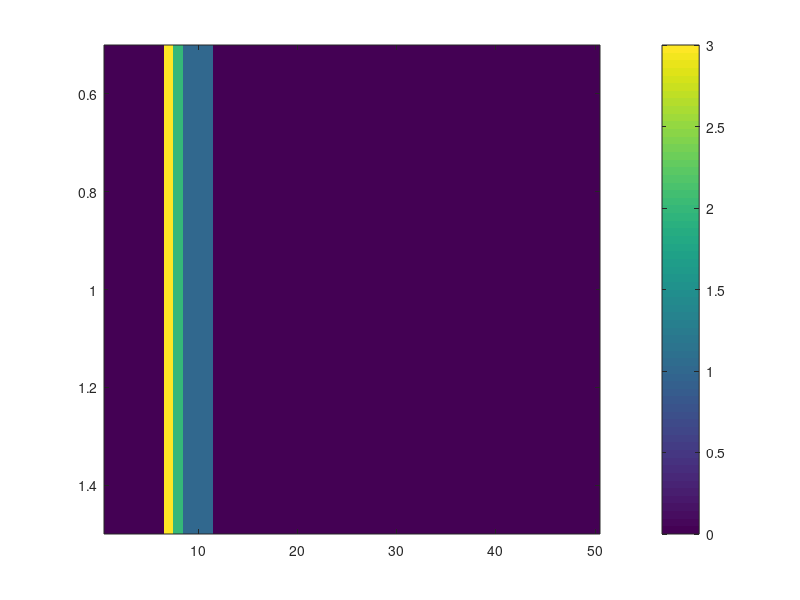

The MATLAB script that drew this image: (Note: this script raises an error after producing the figure.)
%% Solution by Stefan Sicklinger 2019: CA-CFAR
clc;
close all;
%%%%%%%%%%%%%%%%%%%%%%%%%%%%%%%%%%%%%%%%%%%%%%%%%%%%%%%%%%%%%%%%%%%%%%%%%%%
% Data_points
Ns = 50;
% Generate random noise
s=abs(randn(Ns,Ns));
%Targets location. Assigning bin 100, 200, 300 and 700 as Targets
%with the amplitudes of 8, 9, 4, 11.
s(0.1*Ns,0.1*Ns)=8;
s(0.2*Ns,0.2*Ns)=9;
s(0.3*Ns,0.3*Ns)=5;
s(0.7*Ns,0.7*Ns)=11;
%plot the output
surf(s);
% TODO: Apply CFAR to detect the targets by filtering the noise.
%Training Cells
T=[3,5];
%Guard Cells
G=[1,2];
% Offset : Adding room above noise threshold for desired SNR
offset=5;
% Vector to hold threshold values
threshold_cfar = [];
%Vector to hold final signal after thresholding
signal_cfar = [];
% 2. Slide window across the signal length
% initlal image
CFARImage=zeros(Ns,Ns);
% 1 -> training cell
% 2 -> guard cell
% 3 -> cell under test
for i = 1:Ns
    noise_level=0;
    lowerIndex=i-G-T;
    if(lowerIndex>0)
        for k = lowerIndex:(i-G-1)
            CFARImage(k)=1; % coloring training cell
            noise_level=s(k)+noise_level;
        end
        for k = (i-G):(i-1)
            CFARImage(k)=2; % coloring guard cell
        end
        slideLeftIdx=slideLeftIdx+1;
    end
    upperIndex=i+G+T;
    if(upperIndex<=Ns)
        for k = (i+G):(upperIndex)
            CFARImage(k)=1; % coloring training cell
            noise_level=s(k)+noise_level;
        end
        for k = (i+1):(i+G)
            CFARImage(k)=2; % coloring guard cell
        end
    end
%     %Compute CFAR
%     threshold= (noise_level/(2*T))*offset;
%     threshold_cfar =[threshold_cfar,{threshold}];
%     %Filter the signal above the threshold
%     
    signal =s(i);    
    CFARImage(i)=3; % CUT
%     if(i < T+G+1 || i > Ns-T-G )
%         CFARImage(i)=0; % CUT
%         signal=0;
%     end
%     
%     if(s(i)<threshold)
%         signal=0;
%     end
%     signal_cfar = [signal_cfar, {signal}];
    imagesc(CFARImage);
    pause(0);
    colorbar;
    CFARImage=zeros(1,Ns);
end
% for i = 1:(Ns-(G+T+1))
%     noise_level=sum(s(i:i+T-1));
%     threshold= (noise_level/T)*offset;
%     threshold_cfar =[threshold_cfar,{threshold}];
%     signal =s(i+T+G);
%     % 8. Filter the signal above the threshold
%     if(signal<threshold)
%         signal=0;
%     end
%     signal_cfar = [signal_cfar, {signal}];
% end
% plot the filtered signal
figure();
plot (cell2mat(signal_cfar),'g--');
% plot original sig, threshold and filtered signal within the same figure.
figure,plot(s);
hold on,plot(cell2mat(circshift(threshold_cfar,G)),'r--','LineWidth',2)
%hold on, plot (cell2mat(circshift(signal_cfar,(T+G))),'g--','LineWidth',4);
hold on, plot (cell2mat(circshift(signal_cfar,(0))),'g--','LineWidth',4);
legend('Signal','CFAR Threshold','detection')